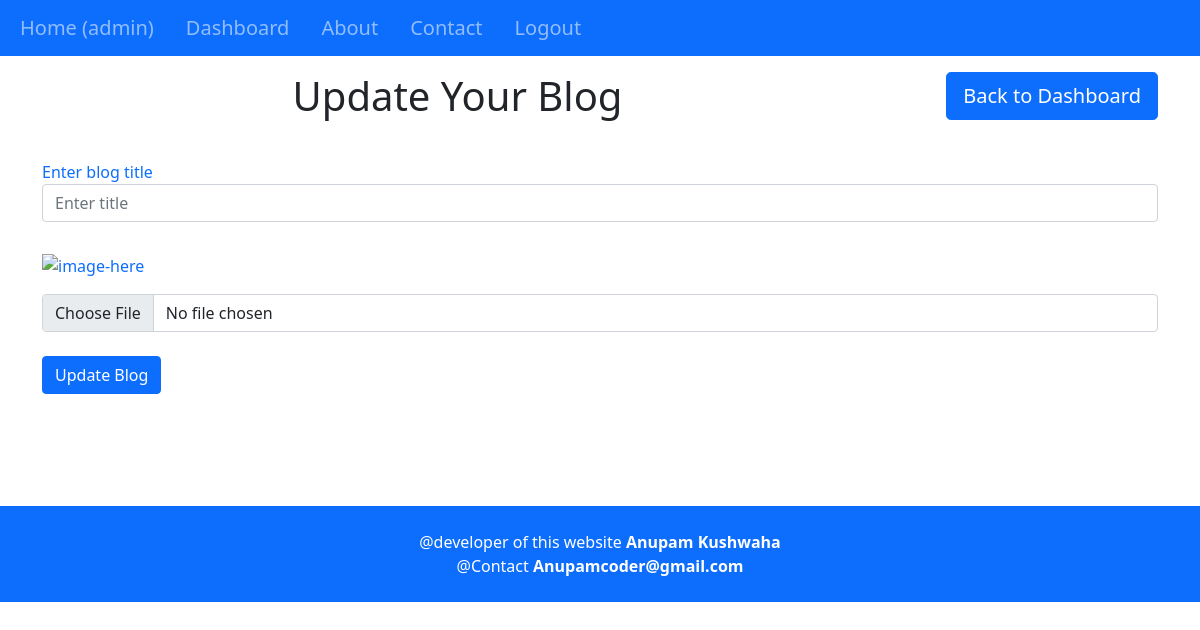
Before: /blog_update/26/ (signed in) with the older database file.
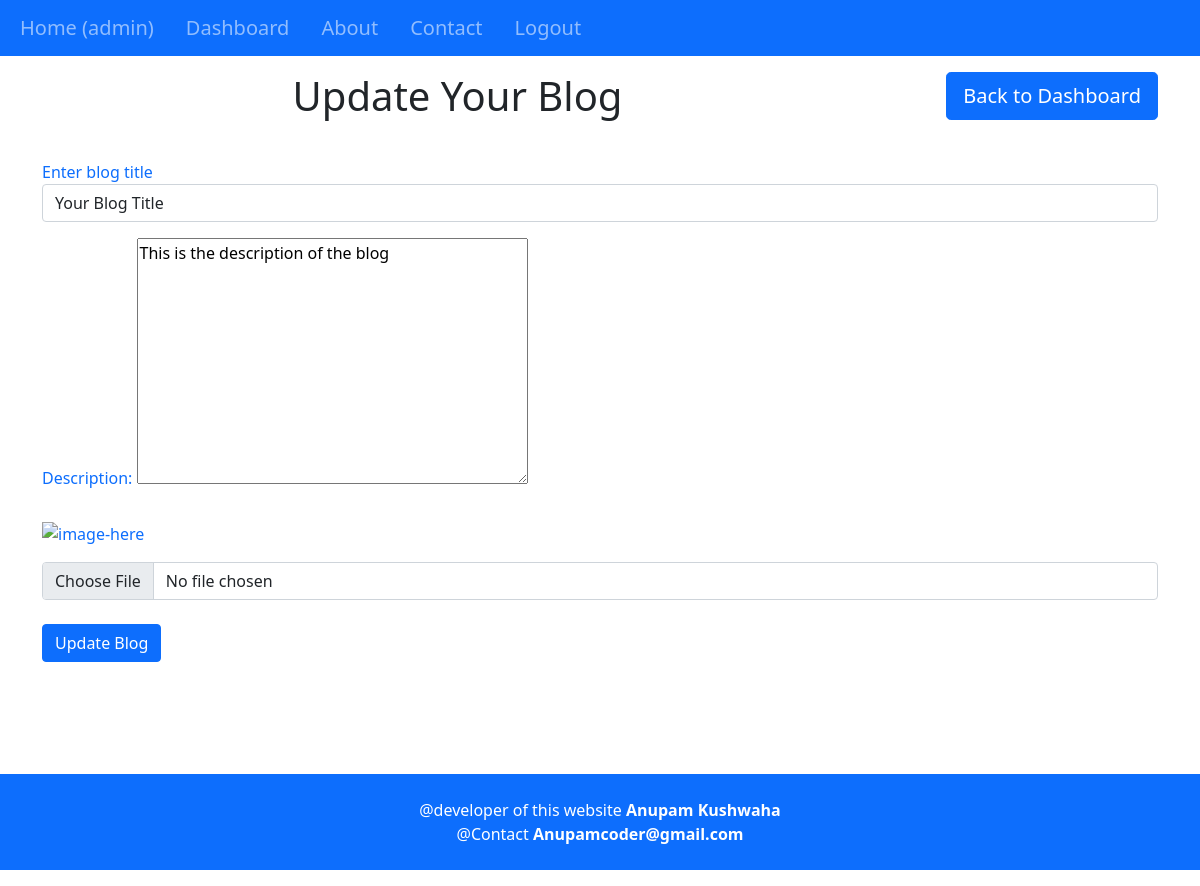
After: the same page with the newer database file.
### Blog/models.py (models this page shows, shortened)
class Blog_table(models.Model):
    user_id=models.ForeignKey(User,on_delete=models.CASCADE)    #user_id is the username
    title=models.CharField(max_length=150)
    Description=FroalaField()
    date=models.DateTimeField(auto_now_add=True,null=True)
    image=models.ImageField(upload_to='Blog/images',default='')

### Blog/views.py (the view, shortened to what this page needs)
# urls.py: path('blog_update/<int:id>/' , views.blog_update , name="blog_update_name"),
def blog_update(request, id):
    context = {}
    try:
        blog_obj = Blog_table.objects.get(pk=id)
        if blog_obj.user_id != request.user:
            return redirect('/')
        initial_dict = {'Description': blog_obj.Description}
        form = BlogForm(initial=initial_dict)
        context['blog_obj'] = blog_obj
        context['form'] = form
    except Exception as e:
        print(e)
    return render(request, 'Blog/blog_update.html', context)

### Blog/forms.py
class BlogForm(forms.ModelForm):
 class Meta:
  model = Blog_table
  fields = ['Description']

### Blog/templates/Blog/blog_update.html (shortened to what this page needs)
{% extends "Blog/base.html" %} {% block title %} Blog Update {% endblock title%}
{% block body %}
<div class="container">
  <div class="row">
    <div class="col-md-9">
      <h1 class="text-center text-dark">Update Your Blog</h1>
    </div>
    <div class="col-md-3">
      <a href="{% url 'dashboard_name' %}">
        <button type="button" class="btn btn-lg btn-md btn-primary float-end">
          Back to Dashboard
        </button>
      </a>
    </div>
  </div>
</div>
<div class="container mt-3">
  <form method="post" class="mb-5 pb-5" enctype="multipart/form-data">
    <div class="row">
      <div class="col-md-12 mt-3">
        <label class="text-primary">Enter blog title </label>
        <input
          type="text"
          value="{{blog_obj.title}}"
          class="form-control"
          placeholder="Enter title"
          name="title"
        />
      </div>
      <div class="col-md-12 my-3 text-primary">
        {{form.media}} {{form.as_p}}
      </div>
      <div class="col-md-12 text-primary">
        <img
          src="/media/{{blog_obj.image}}" alt="image-here" class="mb-3" width="100" height="100" />
        <input type="file" name="image" value="Anupam" class="form-control" />
      </div>
    </div>
    <button type="submit" class="btn btn-primary mt-4">Update Blog</button>
  </form>
</div>
{% endblock body%}

Changed rows visible on the page:
added Blog_table: title "Your Blog Title", Description "This is the description of the blog"
Other visible differences:
text now shown: "Description:"
